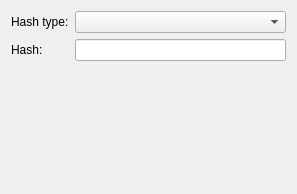
<?xml version="1.0" encoding="UTF-8"?>
<ui version="4.0">
 <class>VerificationAddDlg</class>
 <widget class="QWidget" name="VerificationAddDlg">
  <property name="geometry">
   <rect>
    <x>0</x>
    <y>0</y>
    <width>297</width>
    <height>194</height>
   </rect>
  </property>
  <property name="windowTitle">
   <string>Form</string>
  </property>
  <layout class="QVBoxLayout" name="verticalLayout">
   <item>
    <layout class="QFormLayout" name="formLayout">
     <item row="0" column="0">
      <widget class="QLabel" name="label">
       <property name="text">
        <string extracomment="hash type as in md5t, sha1 etc.">Hash type:</string>
       </property>
      </widget>
     </item>
     <item row="1" column="0">
      <widget class="QLabel" name="label_2">
       <property name="text">
        <string extracomment="hash as a hash of type md5, sha1 etc.">Hash:</string>
       </property>
      </widget>
     </item>
     <item row="1" column="1">
      <widget class="KLineEdit" name="newHash">
       <property name="clickMessage">
        <string>Enter a hash key</string>
       </property>
       <property name="showClearButton" stdset="0">
        <bool>true</bool>
       </property>
      </widget>
     </item>
     <item row="0" column="1">
      <widget class="KComboBox" name="hashTypes"/>
     </item>
    </layout>
   </item>
  </layout>
 </widget>
 <customwidgets>
  <customwidget>
   <class>KComboBox</class>
   <extends>QComboBox</extends>
   <header>kcombobox.h</header>
  </customwidget>
  <customwidget>
   <class>KLineEdit</class>
   <extends>QLineEdit</extends>
   <header>klineedit.h</header>
  </customwidget>
 </customwidgets>
 <resources/>
 <connections/>
</ui>
